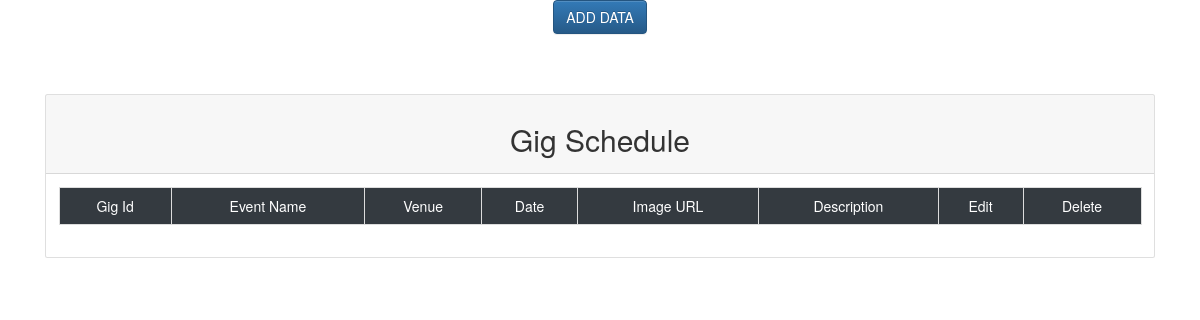
The app's page /admin/venueadmin.php, older data.
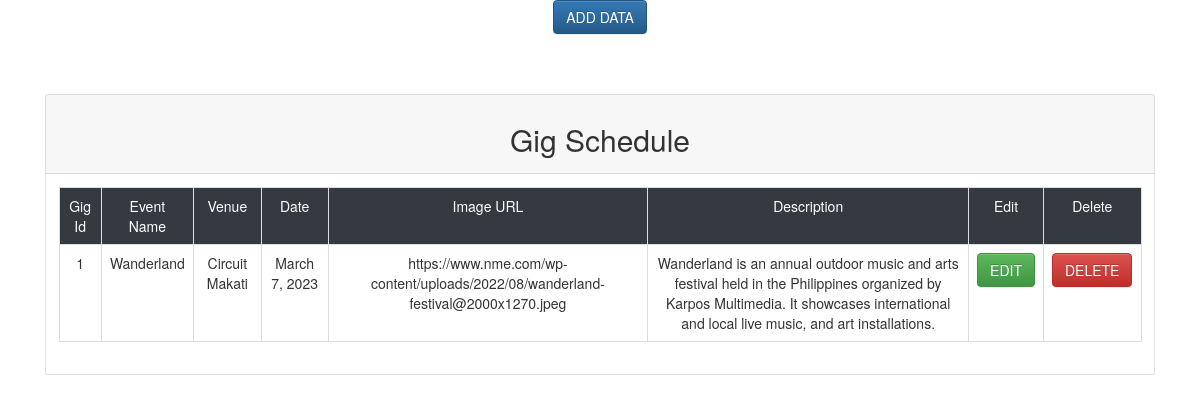
The same page, newer data.
### tables this page shows
CREATE TABLE `schedule` (
  `gig_id` int(255) NOT NULL,
  `gig_name` varchar(200) NOT NULL,
  `place` varchar(200) NOT NULL,
  `date` varchar(200) NOT NULL,
  `gig_image_url` varchar(300) NOT NULL,
  `gig_desc` varchar(1000) NOT NULL
);

### admin/venueadmin.php (the view, shortened to what this page needs)
<?php
require_once('../config/admindb.php');
$query = "select * from schedule";
$result = mysqli_query($con,$query)
?>
<!DOCTYPE html>
<html>
<head>
	<link rel="stylesheet" type="text/css" href="../css/bootstrap.min.css">
    <link rel="stylesheet" href="https://maxcdn.bootstrapcdn.com/bootstrap/3.3.7/css/bootstrap.min.css">
    <link rel="stylesheet" href="https://maxcdn.bootstrapcdn.com/bootstrap/3.3.7/css/bootstrap-theme.min.css">
</head>
<body>
	<header class="header text-center">
		<div class="addData">
                <button type="button" class="btn btn-primary" data-bs-toggle="modal" data-bs-target="#artistadddata">
                    ADD DATA
                </button>
		</div>
	</header>
    <div class = "container">
        <div class ="row mt-5">
            <div class ="col">
                <div class ="card mt-5">
                    <div class = "card-header">
                        <h2 class = "display-6 text-center">Gig Schedule</h2>
                    </div>
                    <div class ="card-body">
                        <table class = "table table-bordered text-center">
                            <tr class = "bg-dark text-white">
                                <td>Gig Id</td>
                                <td>Event Name</td>
                                <td>Venue</td>
                                <td>Date</td>
                                <td>Image URL</td>
                                <td>Description</td>
                                <td>Edit</td>
                                <td>Delete</td>
                            </tr>
                            <tr>
                            <?php
                                while($row = mysqli_fetch_assoc($result))
                                {
                            ?>
                                <td><?php echo $row['gig_id']?></td>
                                <td><?php echo $row['gig_name']?></td>
                                <td><?php echo $row['place']?></td>
                                <td><?php echo $row['date']?></td>
                                <td><?php echo $row['gig_image_url']?></td>
                                <td><?php echo $row['gig_desc']?></td>
                                <td><button type ="button" class="btn btn-success editbutton">EDIT</button></td>
                                <td><button type = "button" class="btn btn-danger delbutton">DELETE</button></td>
                            </tr>
                                <?php
                                }
                                ?>
                        </table>
                    </div>
                </div>
            </div>
        </div>
    </div>
</body>
</html>

Row changes from the older to the newer data that the page shows:
added schedule: gig_id "1", gig_name "Wanderland", place "Circuit Makati", date "March 7, 2023", gig_image_url "https://www.nme.com/wp-content/uploads/2022/08/wanderland-festival@2000x1270.jpeg", gig_desc "Wanderland is an annual outdoor music and arts festival held in the Philippines organized by Karpos Multimedia. It showcases international and local live music, and art installations."
